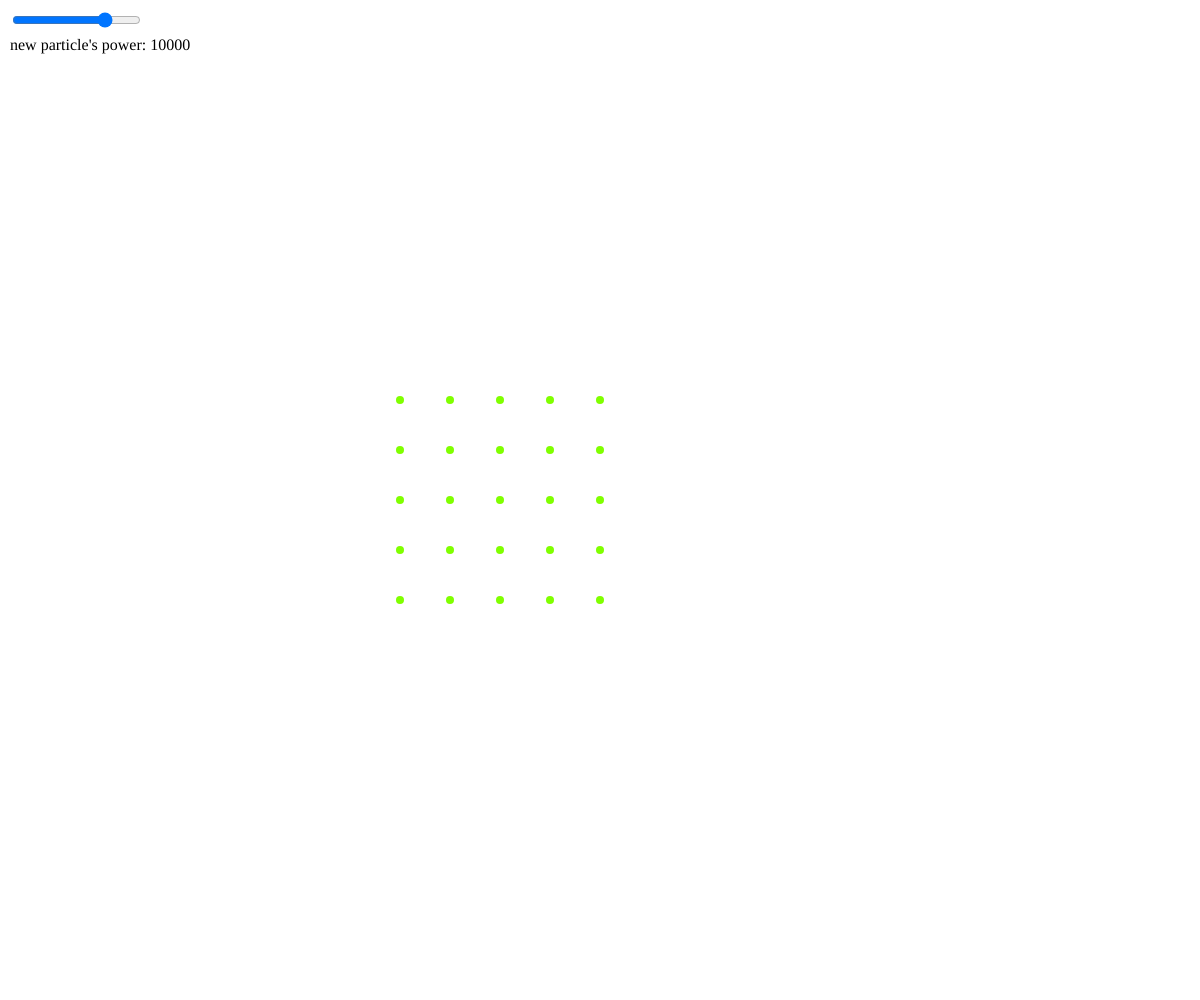
Frame 1 (no input)
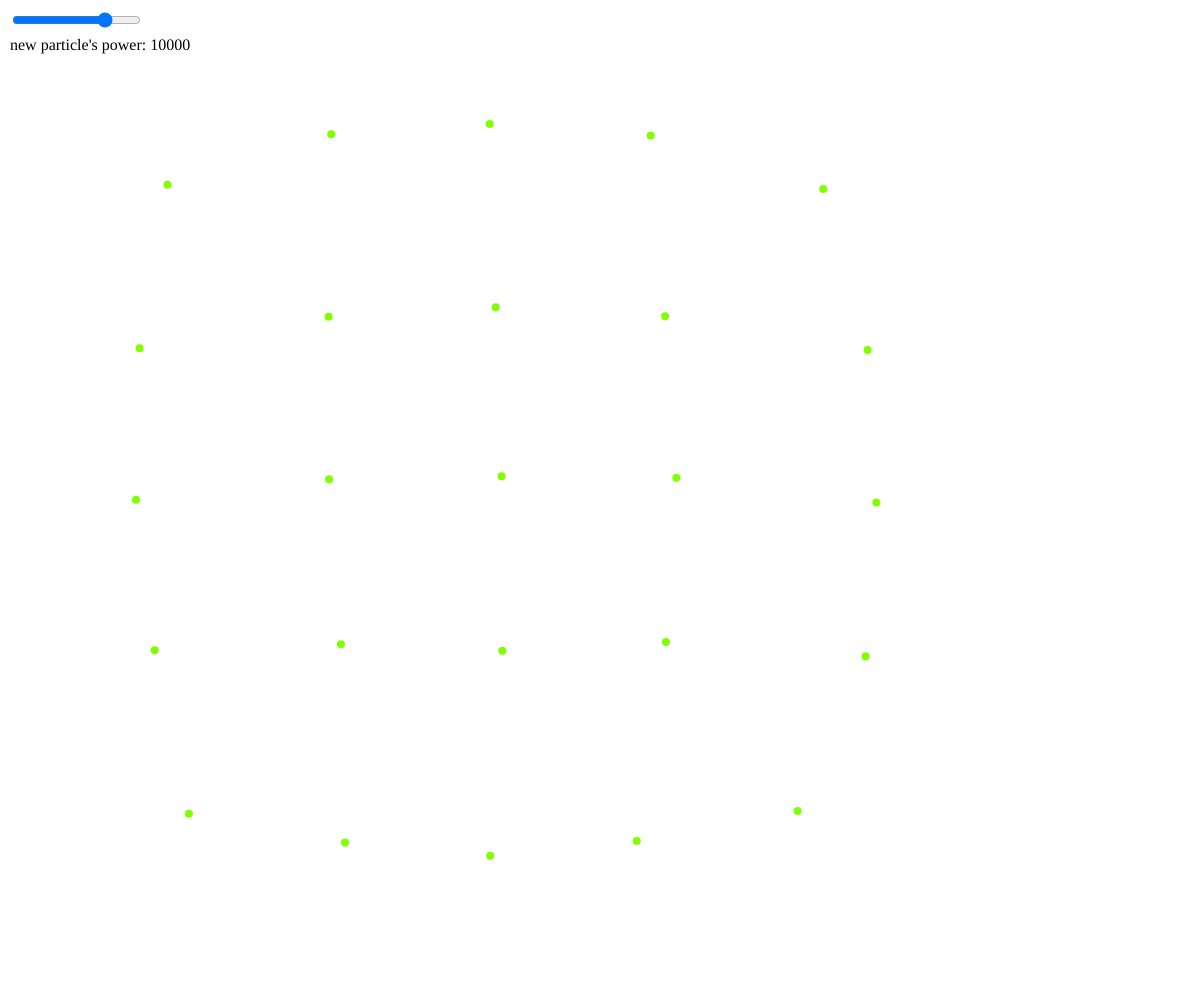
Frame 60 (no input)
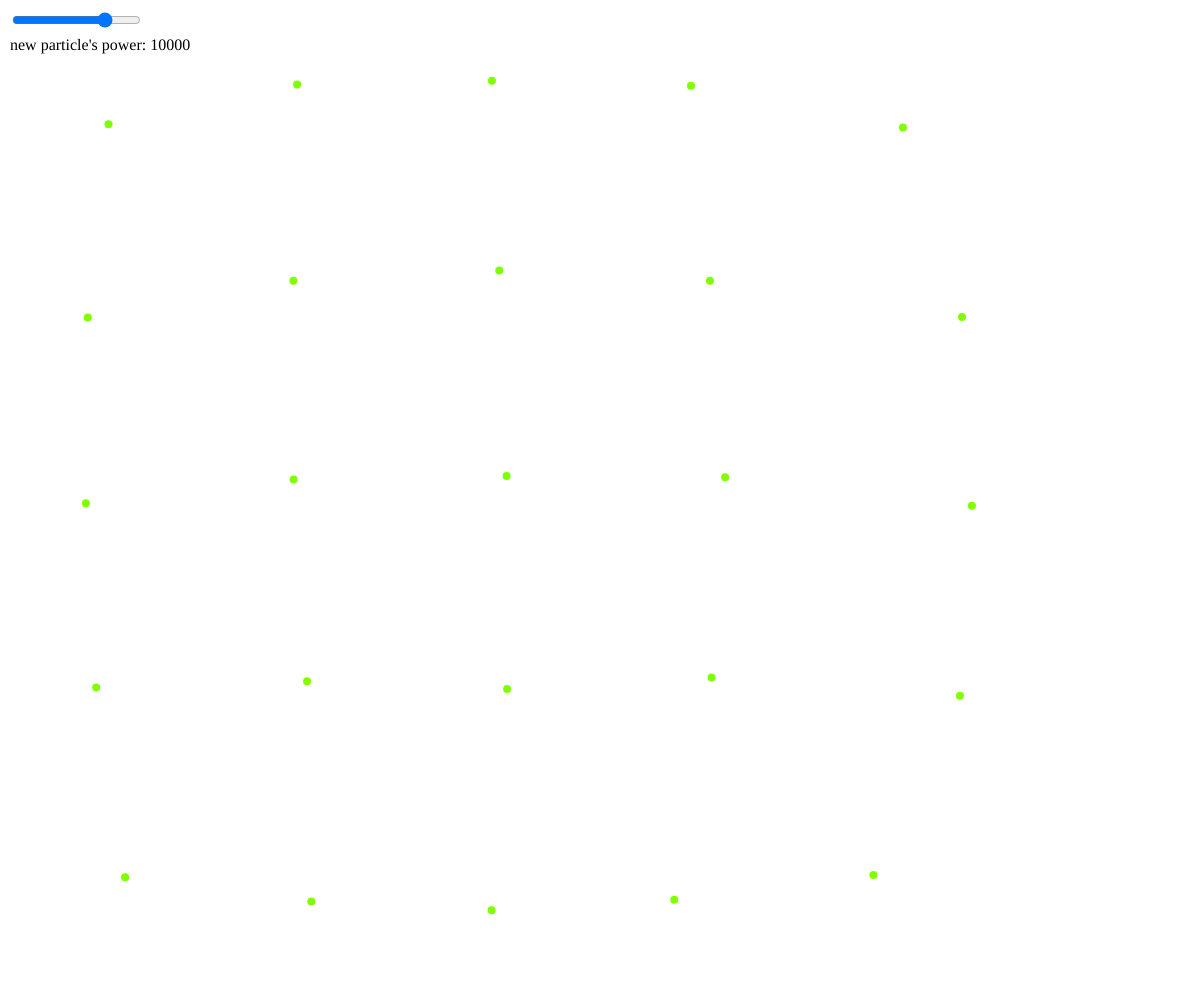
Frame 120 (the mouse pressed at the canvas centre since frame 60)

The p5.js sketch that drew these frames (run headless with seeded random() and noise() and a simulated clock; from frame 60 on, the mouse is pressed at the canvas centre):

// p5.js sketch
// ── sketch.js
function train(x,y){
  train.x = x
  train.y = y
  fill(255,0,0)
  noStroke()
  ellipse(x,y,4,4)
}

class Bullet{
  constructor(x,y,force=10000){
    this.number = (Bullet.number++)
    this.x = x
    this.y = y
    this.force = force
    this.error = 10

    this.track = [[x,y]]
  }

  show(track=false){
    noStroke()
    colorMode(HSB,360)
    fill(map(this.force,-20000,20000,0,120),360,360)
    ellipse(this.x,this.y,4,4)

    colorMode(RGB)
    stroke(255,0,255)
    if (track){
      for (let k = 1 ; k < this.track.length ; k++)
        line(this.track[k][0],this.track[k][1],this.track[k-1][0],this.track[k-1][1])

      if (frameCount % 8)
        this.track.push([this.x,this.y])
    }
  }

  positive(){
    if (this.force > 0) return true
    if (this.force < 0) return false
    if (this.force == 0) return true
  }

  update(objs){
    // for (this.o of objs){
    //   if (this.o != undefined){
    //     if (this.o.number != this.number){
    //       if (Math.abs(this.o.x - this.x) <= 10 && Math.abs(this.o.y - this.y) <= 10){
    //         if (this.positive() && !this.o.positive() || !this.positive() && this.o.positive()){
    //           delete objs[objs.indexOf(this.o)]
    //           delete objs[objs.indexOf(this)]
    //         }
    //       }
    //     }
    //   }
    // }
    for (this.o of objs){
      if (this.o != undefined){
        if (this.o.number != this.number){
          this.v1 = createVector(this.x-this.o.x,this.y-this.o.y)
          this.v1.normalize().mult((this.force+this.o.force)/pow(dist(this.x,this.y,this.o.x,this.o.y),2))

          this.x = this.x + this.v1.x
          this.y = this.y + this.v1.y


          if ((this.o.x - this.x < this.error) && (this.o.y - this.y < this.error)){
            // this.force = this.force + this.o.force
            // this.o.force = this.o.force - this.force
          }
        }
      }
    }
    this.x = this.x - Math.abs(this.force)/pow(this.x-width,2)
    this.x = this.x + Math.abs(this.force)/pow(this.x,2)
    this.y = this.y - Math.abs(this.force)/pow(this.y-height,2)
    this.y = this.y + Math.abs(this.force)/pow(this.y,2)
  }
}

function setup() {
  slider = createSlider(-20000,20000,10000,10)
  slider.position(10,10)
  div = createDiv("new particle's power: " + slider.value())
  div.position(slider.x,slider.y+slider.height+10)
  Bullet.number = 0
  createCanvas(windowWidth, windowHeight);
  last_id = 0

  bs = []
  for (let k = 0 ; k < 5 ; k++)
    for (let i = 0 ; i < 5 ; i++)
      bs.push(new Bullet(width/3 + 50 * i,width/3 + 50 * k,10000))

  ellipseMode(RADIUS)
}

function draw() {
  background(255)
  div.html("new particle's power: " + slider.value())
  for (p of bs){
    if (p != undefined){
      p.show()
      p.update(bs)
    }
  }
}

function mouseClicked() {
  bs.push(new Bullet(mouseX,mouseY,slider.value()))
}

function windowResized() {
  resizeCanvas(windowWidth,windowHeight)
}
